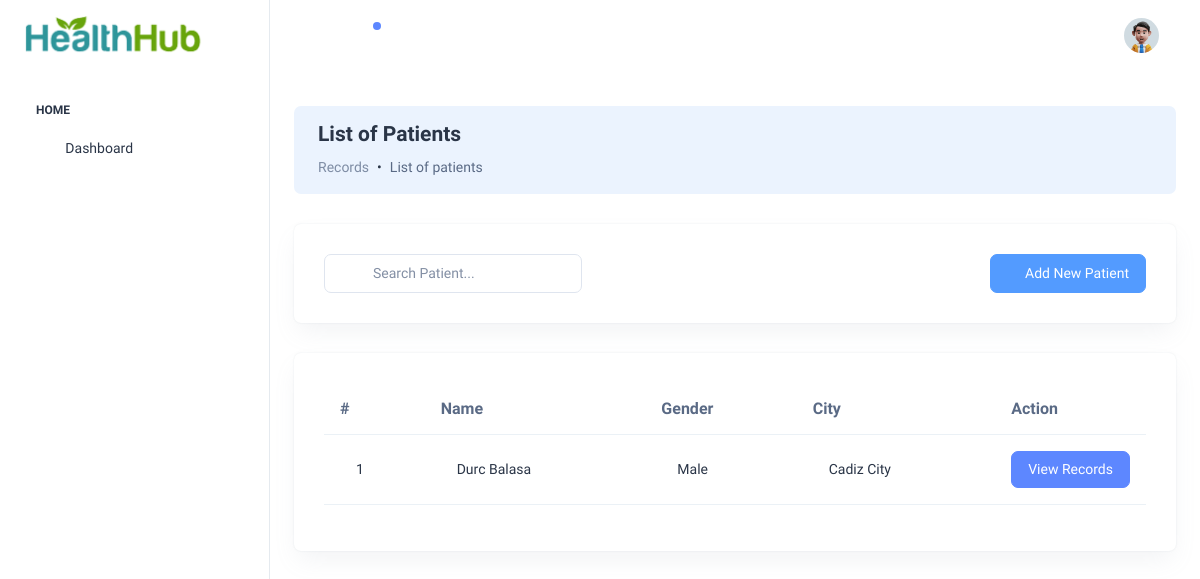
/pages/admitted-patients.php, run on an earlier commit of the app's database.
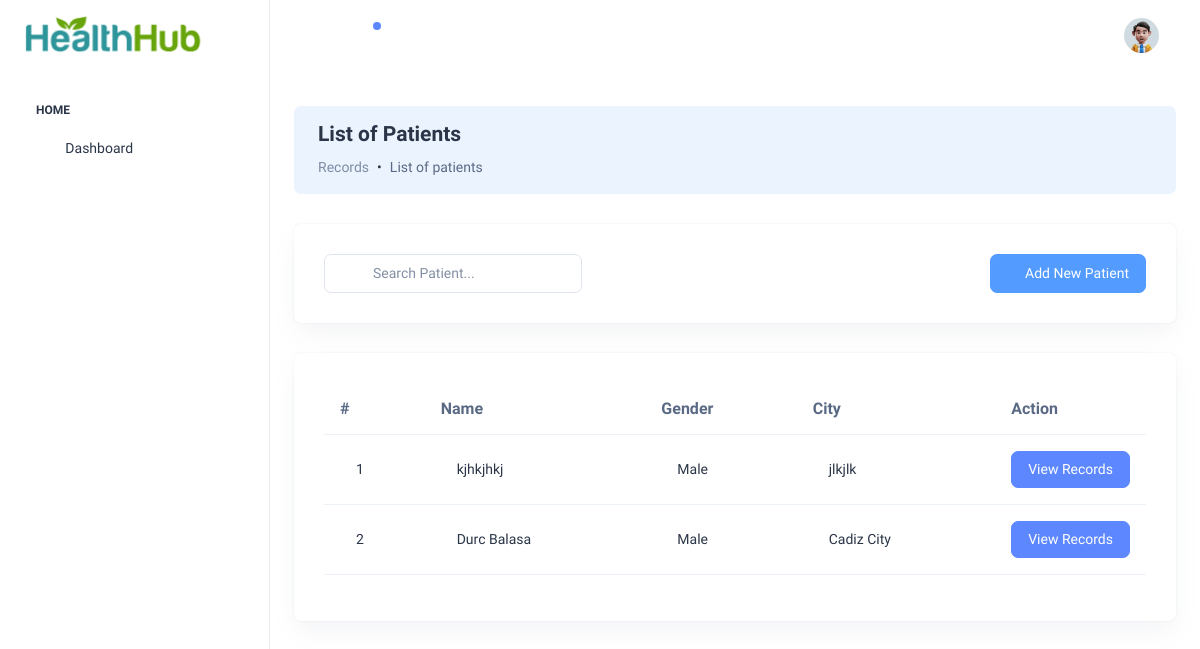
And on a later commit of the database.
### tables this page shows
CREATE TABLE `patient` (
  `Id` int(11) NOT NULL AUTO_INCREMENT,
  `fullName` varchar(255) DEFAULT NULL,
  `dob` date DEFAULT NULL,
  `gender` varchar(255) DEFAULT NULL,
  `address` text,
  `city` varchar(255) DEFAULT NULL,
  `phoneNumber` varchar(255) DEFAULT NULL,
  `email` varchar(255) DEFAULT NULL,
  `emergencyContactName` varchar(255) DEFAULT NULL,
  `relationship` varchar(255) DEFAULT NULL,
  `emergencyPhoneNumber` varchar(255) DEFAULT NULL,
  `insuranceProvider` varchar(255) DEFAULT NULL,
  `policyNumber` varchar(255) DEFAULT NULL,
  `groupNumber` varchar(255) DEFAULT NULL,
  `subscriberName` varchar(255) DEFAULT NULL,
  `subscriberDob` varchar(255) DEFAULT NULL,
  `subscriberId` varchar(255) DEFAULT NULL,
  `status` varchar(255) DEFAULT 'Admitted',
  PRIMARY KEY (`Id`)
);

### config/Models.php (called while the page is built, shortened)
<?php
include "CRUD.php";
function patient() {
	$crud = new CRUD;
	$crud->table = "patient";
	return $crud;
}
?>

### config/CRUD.php (called while the page is built)
<?php class CRUD{var $table;var $obj=array();function arrayToQuery($query){$query_array=array();foreach($query as $key=>$key_value){if($key_value=="NOW()"){$query_array[]="$key=$key_value";}else{$query_array[]="$key='".htmlspecialchars($key_value,ENT_QUOTES)."'";}}return implode(', ',$query_array);}function list($query=""){$query=$query?"where ".$query:"";$db=Database::connect();$pdo=$db->prepare("select * from $this->table $query");$pdo->execute();$result=$pdo->fetchAll(PDO::FETCH_OBJ);Database::disconnect();return $result;}function count($query=""){$query=$query?"where ".$query:"";$db=Database::connect();$pdo=$db->prepare("select * from $this->table $query");$pdo->execute();Database::disconnect();return $pdo->rowCount();}function get($args){$db=Database::connect();$pdo=$db->prepare("select * from $this->table where $args");$pdo->execute();$result=$pdo->fetch(PDO::FETCH_OBJ);Database::disconnect();return $result;}function create(){$object=$this->arrayToQuery($this->obj);$db=Database::connect();$pdo=$db->prepare("insert into $this->table set $object");$pdo->execute();Database::disconnect();}function update($args){$object=$this->arrayToQuery($this->obj);$db=Database::connect();$pdo=$db->prepare("update $this->table set $object where $args");$pdo->execute();Database::disconnect();}function delete($args){$db=Database::connect();$pdo=$db->prepare("delete from $this->table where $args");$pdo->execute();Database::disconnect();}} ?>

### pages/admitted-patients.php (the view, shortened to what the changed rows need)
<?php
  $ROOT_DIR="../";
  include $ROOT_DIR . "templates/header.php";
  $patient_list = patient()->list("status='Admitted'");
?>
<br>
      <div class="widget-content searchable-container list">
        <div class="card card-body">
          <div class="table-responsive">
            <table class="table search-table align-middle text-nowrap">
              <thead class="header-item">
                <th>#</th>
                <th>Name</th>
                <th>Gender</th>
                <th>City</th>
                <th width="10%">Action</th>
              </thead>
              <tbody>
                <?php
                $count = 0;
                foreach ($patient_list as $row):
                  $count += 1;
                   ?>
                <tr class="search-items">
                  <td>
                    <div class="d-flex align-items-center">
                      <div class="ms-3">
                        <div class="user-meta-info">
                          <h6 class="user-name mb-0"
                          ><?=$count;?></h6>
                        </div>
                      </div>
                    </div>
                  </td>
                    <td>
                      <div class="d-flex align-items-center">
                        <div class="ms-3">
                          <div class="user-meta-info">
                            <h6 class="user-name mb-0"
                            ><?=$row->fullName;?></h6>
                          </div>
                        </div>
                      </div>
                    </td>
                      <td>
                        <div class="d-flex align-items-center">
                          <div class="ms-3">
                            <div class="user-meta-info">
                              <h6 class="user-name mb-0"
                              ><?=$row->gender;?></h6>
                            </div>
                          </div>
                        </div>
                      </td>
                        <td>
                          <div class="d-flex align-items-center">
                            <div class="ms-3">
                              <div class="user-meta-info">
                                <h6 class="user-name mb-0"
                                ><?=$row->city;?></h6>
                              </div>
                            </div>
                          </div>
                        </td>
                  <td>
                    <div class="action-btn">
                      <a href="medical-records.php?patientId=<?=$row->Id;?>" class="btn btn-primary">
                        View Records
                      </a>
                    </div>
                  </td>
                </tr>
              <?php endforeach; ?>
              </tbody>
            </table>
          </div>
        </div>
      </div>
      <?php include $ROOT_DIR . "templates/footer.php"; ?>

What changed in the data, as far as the page shows it:
now on this page (row edited): patient: fullName "kjhkjhkj", gender "Male", city "jlkjlk"
